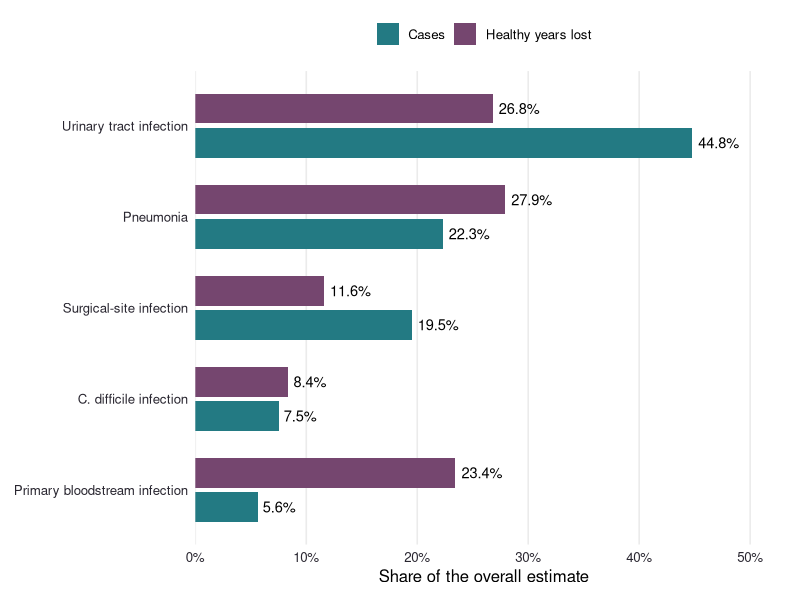

Write the R code that produced this figure.
## ---- chunk 1
#| label: fig-infection-shares
#| fig-cap: "Approximate shares of estimated cases and healthy years lost across five healthcare-associated infection types in Germany, 2011. Calculated from the infection-specific median estimates divided by the corresponding overall median in Table 1 of Zacher et al. (2019). Medians are not additive, so shares need not total 100%. Uncertainty intervals are not shown; these bars describe point estimates, not statistically established rankings."
#| fig-alt: "Paired horizontal bars compare infection case shares with shares of healthy years lost. Urinary tract infections account for about 45 percent of cases and 27 percent of health loss; primary bloodstream infections account for about 6 percent of cases and 23 percent of health loss."
#| fig-width: 9
#| fig-height: 5.5
#| out-width: "100%"

library(ggplot2)

infection_data <- data.frame(
  infection = c(
    "Urinary tract infection",
    "Pneumonia",
    "Surgical-site infection",
    "C. difficile infection",
    "Primary bloodstream infection"
  ),
  cases = c(214150, 106586, 93222, 36002, 26976),
  dalys = c(66701, 69508, 28842, 20890, 58350)
)

plot_data <- rbind(
  data.frame(
    infection = infection_data$infection,
    measure = "Cases",
    share = infection_data$cases / 478222 * 100
  ),
  data.frame(
    infection = infection_data$infection,
    measure = "Healthy years lost",
    share = infection_data$dalys / 248920 * 100
  )
)

plot_data$infection <- factor(
  plot_data$infection,
  levels = rev(infection_data$infection)
)

plot_data$measure <- factor(
  plot_data$measure,
  levels = c("Cases", "Healthy years lost")
)

ggplot(plot_data, aes(x = share, y = infection, fill = measure)) +
  geom_col(
    position = position_dodge(width = 0.75),
    width = 0.65
  ) +
  geom_text(
    aes(label = sprintf("%.1f%%", share)),
    position = position_dodge(width = 0.75),
    hjust = -0.15,
    size = 3.7
  ) +
  scale_fill_manual(
    values = c(
      "Cases" = "#237A83",
      "Healthy years lost" = "#75466F"
    )
  ) +
  scale_x_continuous(
    limits = c(0, 52),
    breaks = seq(0, 50, 10),
    labels = function(x) paste0(x, "%"),
    expand = expansion(mult = c(0, 0))
  ) +
  labs(
    x = "Share of the overall estimate",
    y = NULL,
    fill = NULL
  ) +
  theme_minimal(base_size = 12) +
  theme(
    legend.position = "top",
    panel.grid.major.y = element_blank(),
    panel.grid.minor = element_blank(),
    axis.text = element_text(colour = "#292630"),
    plot.background = element_rect(fill = "white", colour = NA),
    plot.margin = margin(10, 20, 10, 10)
  )
